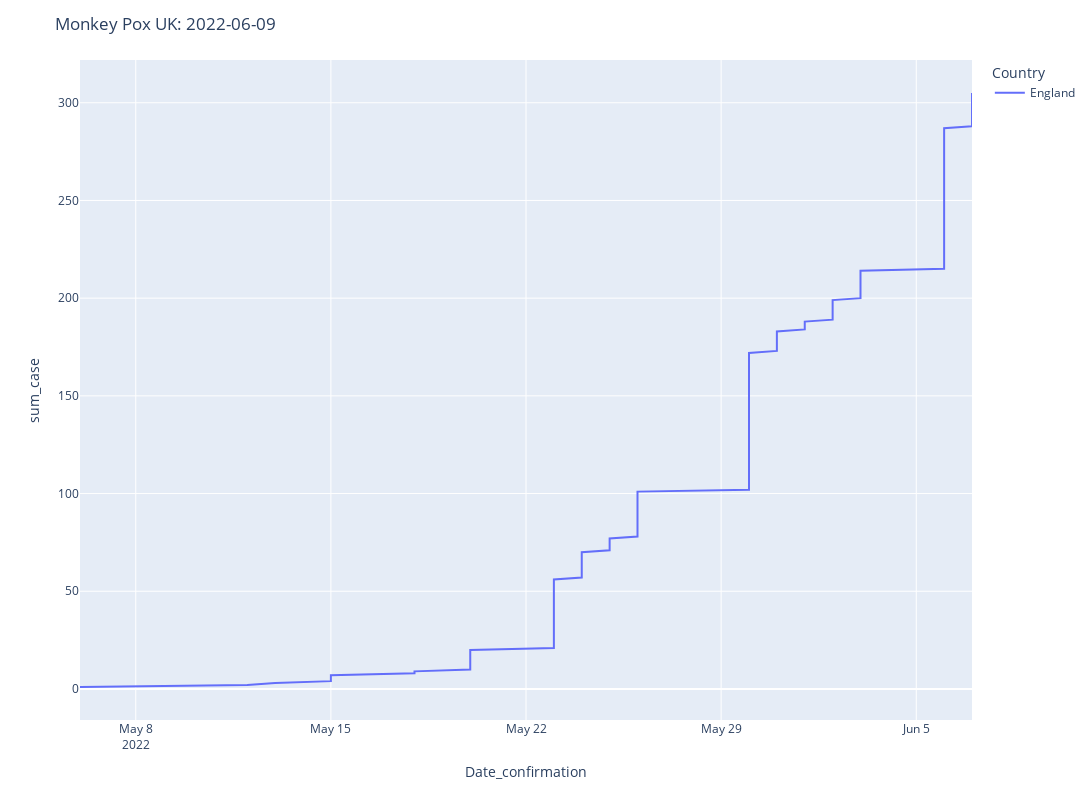

Notebook source saved alongside this figure:
### Code cell
fig4 = px.line(sort_df[sort_df['Country'] == 'England'], x='Date_confirmation',y='sum_case', color='Country')

fig4.update_layout(
    width=1920,
    height=800,
    title_text=f'Monkey Pox UK: {date}'
)
fig4.show()

### Figure 1 — Plotly figure (JSON) as saved in the notebook; plotly's stock layout.template omitted (floating-point values rounded to 4 significant figures; data arrays with more than 128 entries replaced by an {"elided": "..."} marker saying what was removed)
{"data": [{"hovertemplate": "Country=England<br>Date_confirmation=%{x}<br>sum_case=%{y}<extra></extra>", "legendgroup": "England", "line": {"color": "#636efa", "dash": "solid"}, "marker": {"symbol": "circle"}, "mode": "lines", "name": "England", "orientation": "v", "showlegend": true, "type": "scatter", "x": {"elided": "305 str values"}, "xaxis": "x", "y": {"elided": "305 int values"}, "yaxis": "y"}], "layout": {"height": 800, "legend": {"title": {"text": "Country"}, "tracegroupgap": 0}, "margin": {"t": 60}, "title": {"text": "Monkey Pox UK: 2022-06-09"}, "width": 1920, "xaxis": {"anchor": "y", "domain": [0, 1], "title": {"text": "Date_confirmation"}}, "yaxis": {"anchor": "x", "domain": [0, 1], "title": {"text": "sum_case"}}}}
